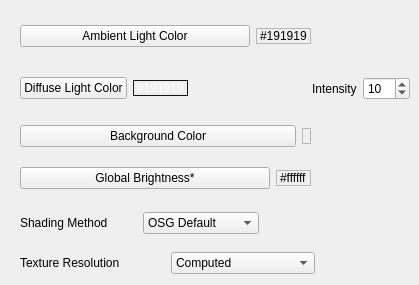
      <widget class="QWidget" name="tab_2">
       <attribute name="title">
        <string>Lighting Controls</string>
       </attribute>
       <widget class="QWidget" name="layoutWidget">
        <property name="geometry">
         <rect>
          <x>20</x>
          <y>70</y>
          <width>390</width>
          <height>37</height>
         </rect>
        </property>
        <layout class="QHBoxLayout" name="horizontalLayout_14">
         <item>
          <widget class="QPushButton" name="diffuseLightButton">
           <property name="text">
            <string>Diffuse Light Color</string>
           </property>
          </widget>
         </item>
         <item>
          <widget class="QLabel" name="diffuseLabel">
           <property name="sizePolicy">
            <sizepolicy hsizetype="Fixed" vsizetype="Fixed">
             <horstretch>0</horstretch>
             <verstretch>0</verstretch>
            </sizepolicy>
           </property>
           <property name="palette">
            <palette>
             <active>
              <colorrole role="WindowText">
               <brush brushstyle="SolidPattern">
                <color alpha="255">
                 <red>255</red>
                 <green>255</green>
                 <blue>255</blue>
                </color>
               </brush>
              </colorrole>
              <colorrole role="Button">
               <brush brushstyle="SolidPattern">
                <color alpha="255">
                 <red>25</red>
                 <green>25</green>
                 <blue>25</blue>
                </color>
               </brush>
              </colorrole>
              <colorrole role="Light">
               <brush brushstyle="SolidPattern">
                <color alpha="255">
                 <red>37</red>
                 <green>37</green>
                 <blue>37</blue>
                </color>
               </brush>
              </colorrole>
              <colorrole role="Midlight">
               <brush brushstyle="SolidPattern">
                <color alpha="255">
                 <red>31</red>
                 <green>31</green>
                 <blue>31</blue>
                </color>
               </brush>
              </colorrole>
              <colorrole role="Dark">
               <brush brushstyle="SolidPattern">
                <color alpha="255">
                 <red>12</red>
                 <green>12</green>
                 <blue>12</blue>
                </color>
               </brush>
              </colorrole>
              <colorrole role="Mid">
               <brush brushstyle="SolidPattern">
                <color alpha="255">
                 <red>16</red>
                 <green>16</green>
                 <blue>16</blue>
                </color>
               </brush>
              </colorrole>
              <colorrole role="Text">
               <brush brushstyle="SolidPattern">
                <color alpha="255">
                 <red>255</red>
                 <green>255</green>
                 <blue>255</blue>
                </color>
               </brush>
              </colorrole>
              <colorrole role="BrightText">
               <brush brushstyle="SolidPattern">
                <color alpha="255">
                 <red>255</red>
                 <green>255</green>
                 <blue>255</blue>
                </color>
               </brush>
              </colorrole>
              <colorrole role="ButtonText">
               <brush brushstyle="SolidPattern">
                <color alpha="255">
                 <red>255</red>
                 <green>255</green>
                 <blue>255</blue>
                </color>
               </brush>
              </colorrole>
              <colorrole role="Base">
               <brush brushstyle="SolidPattern">
                <color alpha="255">
                 <red>0</red>
                 <green>0</green>
                 <blue>0</blue>
                </color>
               </brush>
              </colorrole>
              <colorrole role="Window">
               <brush brushstyle="SolidPattern">
                <color alpha="255">
                 <red>25</red>
                 <green>25</green>
                 <blue>25</blue>
                </color>
               </brush>
              </colorrole>
              <colorrole role="Shadow">
               <brush brushstyle="SolidPattern">
                <color alpha="255">
                 <red>0</red>
                 <green>0</green>
                 <blue>0</blue>
                </color>
               </brush>
              </colorrole>
              <colorrole role="AlternateBase">
               <brush brushstyle="SolidPattern">
                <color alpha="255">
                 <red>12</red>
                 <green>12</green>
                 <blue>12</blue>
                </color>
               </brush>
              </colorrole>
              <colorrole role="ToolTipBase">
               <brush brushstyle="SolidPattern">
                <color alpha="255">
                 <red>255</red>
                 <green>255</green>
                 <blue>220</blue>
                </color>
               </brush>
              </colorrole>
              <colorrole role="ToolTipText">
               <brush brushstyle="SolidPattern">
                <color alpha="255">
                 <red>0</red>
                 <green>0</green>
                 <blue>0</blue>
                </color>
               </brush>
              </colorrole>
             </active>
             <inactive>
              <colorrole role="WindowText">
               <brush brushstyle="SolidPattern">
                <color alpha="255">
                 <red>255</red>
                 <green>255</green>
                 <blue>255</blue>
                </color>
               </brush>
              </colorrole>
              <colorrole role="Button">
               <brush brushstyle="SolidPattern">
                <color alpha="255">
                 <red>25</red>
                 <green>25</green>
                 <blue>25</blue>
                </color>
               </brush>
              </colorrole>
              <colorrole role="Light">
               <brush brushstyle="SolidPattern">
                <color alpha="255">
                 <red>37</red>
                 <green>37</green>
                 <blue>37</blue>
                </color>
               </brush>
              </colorrole>
              <colorrole role="Midlight">
               <brush brushstyle="SolidPattern">
                <color alpha="255">
                 <red>31</red>
                 <green>31</green>
                 <blue>31</blue>
                </color>
               </brush>
              </colorrole>
              <colorrole role="Dark">
               <brush brushstyle="SolidPattern">
                <color alpha="255">
                 <red>12</red>
                 <green>12</green>
                 <blue>12</blue>
                </color>
               </brush>
              </colorrole>
              <colorrole role="Mid">
               <brush brushstyle="SolidPattern">
                <color alpha="255">
                 <red>16</red>
                 <green>16</green>
                 <blue>16</blue>
                </color>
               </brush>
              </colorrole>
              <colorrole role="Text">
               <brush brushstyle="SolidPattern">
                <color alpha="255">
                 <red>255</red>
                 <green>255</green>
                 <blue>255</blue>
                </color>
               </brush>
              </colorrole>
              <colorrole role="BrightText">
               <brush brushstyle="SolidPattern">
                <color alpha="255">
                 <red>255</red>
                 <green>255</green>
                 <blue>255</blue>
                </color>
               </brush>
              </colorrole>
              <colorrole role="ButtonText">
               <brush brushstyle="SolidPattern">
                <color alpha="255">
                 <red>255</red>
                 <green>255</green>
                 <blue>255</blue>
                </color>
               </brush>
              </colorrole>
              <colorrole role="Base">
               <brush brushstyle="SolidPattern">
                <color alpha="255">
                 <red>0</red>
                 <green>0</green>
                 <blue>0</blue>
                </color>
               </brush>
              </colorrole>
              <colorrole role="Window">
               <brush brushstyle="SolidPattern">
                <color alpha="255">
                 <red>25</red>
                 <green>25</green>
                 <blue>25</blue>
                </color>
               </brush>
              </colorrole>
              <colorrole role="Shadow">
               <brush brushstyle="SolidPattern">
                <color alpha="255">
                 <red>0</red>
                 <green>0</green>
                 <blue>0</blue>
                </color>
               </brush>
              </colorrole>
              <colorrole role="AlternateBase">
               <brush brushstyle="SolidPattern">
                <color alpha="255">
                 <red>12</red>
                 <green>12</green>
                 <blue>12</blue>
                </color>
               </brush>
              </colorrole>
              <colorrole role="ToolTipBase">
               <brush brushstyle="SolidPattern">
                <color alpha="255">
                 <red>255</red>
                 <green>255</green>
                 <blue>220</blue>
                </color>
               </brush>
              </colorrole>
              <colorrole role="ToolTipText">
               <brush brushstyle="SolidPattern">
                <color alpha="255">
                 <red>0</red>
                 <green>0</green>
                 <blue>0</blue>
                </color>
               </brush>
              </colorrole>
             </inactive>
             <disabled>
              <colorrole role="WindowText">
               <brush brushstyle="SolidPattern">
                <color alpha="255">
                 <red>12</red>
                 <green>12</green>
                 <blue>12</blue>
                </color>
               </brush>
              </colorrole>
              <colorrole role="Button">
               <brush brushstyle="SolidPattern">
                <color alpha="255">
                 <red>25</red>
                 <green>25</green>
                 <blue>25</blue>
                </color>
               </brush>
              </colorrole>
              <colorrole role="Light">
               <brush brushstyle="SolidPattern">
                <color alpha="255">
                 <red>37</red>
                 <green>37</green>
                 <blue>37</blue>
                </color>
               </brush>
              </colorrole>
              <colorrole role="Midlight">
               <brush brushstyle="SolidPattern">
                <color alpha="255">
                 <red>31</red>
                 <green>31</green>
                 <blue>31</blue>
                </color>
               </brush>
              </colorrole>
              <colorrole role="Dark">
               <brush brushstyle="SolidPattern">
                <color alpha="255">
                 <red>12</red>
                 <green>12</green>
                 <blue>12</blue>
                </color>
               </brush>
              </colorrole>
              <colorrole role="Mid">
               <brush brushstyle="SolidPattern">
                <color alpha="255">
                 <red>16</red>
                 <green>16</green>
                 <blue>16</blue>
                </color>
               </brush>
              </colorrole>
              <colorrole role="Text">
               <brush brushstyle="SolidPattern">
                <color alpha="255">
                 <red>12</red>
                 <green>12</green>
                 <blue>12</blue>
                </color>
               </brush>
              </colorrole>
              <colorrole role="BrightText">
               <brush brushstyle="SolidPattern">
                <color alpha="255">
                 <red>255</red>
                 <green>255</green>
                 <blue>255</blue>
                </color>
               </brush>
              </colorrole>
              <colorrole role="ButtonText">
               <brush brushstyle="SolidPattern">
                <color alpha="255">
                 <red>12</red>
                 <green>12</green>
                 <blue>12</blue>
                </color>
               </brush>
              </colorrole>
              <colorrole role="Base">
               <brush brushstyle="SolidPattern">
                <color alpha="255">
                 <red>25</red>
                 <green>25</green>
                 <blue>25</blue>
                </color>
               </brush>
              </colorrole>
              <colorrole role="Window">
               <brush brushstyle="SolidPattern">
                <color alpha="255">
                 <red>25</red>
                 <green>25</green>
                 <blue>25</blue>
                </color>
               </brush>
              </colorrole>
              <colorrole role="Shadow">
               <brush brushstyle="SolidPattern">
                <color alpha="255">
                 <red>0</red>
                 <green>0</green>
                 <blue>0</blue>
                </color>
               </brush>
              </colorrole>
              <colorrole role="AlternateBase">
               <brush brushstyle="SolidPattern">
                <color alpha="255">
                 <red>25</red>
                 <green>25</green>
                 <blue>25</blue>
                </color>
               </brush>
              </colorrole>
              <colorrole role="ToolTipBase">
               <brush brushstyle="SolidPattern">
                <color alpha="255">
                 <red>255</red>
                 <green>255</green>
                 <blue>220</blue>
                </color>
               </brush>
              </colorrole>
              <colorrole role="ToolTipText">
               <brush brushstyle="SolidPattern">
                <color alpha="255">
                 <red>0</red>
                 <green>0</green>
                 <blue>0</blue>
                </color>
               </brush>
              </colorrole>
             </disabled>
            </palette>
           </property>
           <property name="frameShape">
            <enum>QFrame::StyledPanel</enum>
           </property>
           <property name="text">
            <string>#191919</string>
           </property>
          </widget>
         </item>
         <item>
          <spacer name="horizontalSpacer_7">
           <property name="orientation">
            <enum>Qt::Horizontal</enum>
           </property>
           <property name="sizeHint" stdset="0">
            <size>
             <width>40</width>
             <height>20</height>
            </size>
           </property>
          </spacer>
         </item>
         <item>
          <widget class="QLabel" name="label_18">
           <property name="text">
            <string>Intensity</string>
           </property>
          </widget>
         </item>
         <item>
          <widget class="QSpinBox" name="diffusePowerLevel">
           <property name="minimum">
            <number>0</number>
           </property>
           <property name="maximum">
            <number>100</number>
           </property>
           <property name="value">
            <number>10</number>
           </property>
          </widget>
         </item>
        </layout>
       </widget>
       <widget class="QWidget" name="layoutWidget">
        <property name="geometry">
         <rect>
          <x>20</x>
          <y>20</y>
          <width>291</width>
          <height>32</height>
         </rect>
        </property>
        <layout class="QHBoxLayout" name="horizontalLayout_13">
         <item>
          <widget class="QPushButton" name="ambientLightButton">
           <property name="text">
            <string>Ambient Light Color</string>
           </property>
          </widget>
         </item>
         <item>
          <widget class="QLabel" name="ambientLabel">
           <property name="sizePolicy">
            <sizepolicy hsizetype="Fixed" vsizetype="Fixed">
             <horstretch>0</horstretch>
             <verstretch>0</verstretch>
            </sizepolicy>
           </property>
           <property name="frameShape">
            <enum>QFrame::StyledPanel</enum>
           </property>
           <property name="text">
            <string>#191919</string>
           </property>
          </widget>
         </item>
        </layout>
       </widget>
       <widget class="QWidget" name="layoutWidget_2">
        <property name="geometry">
         <rect>
          <x>20</x>
          <y>120</y>
          <width>291</width>
          <height>32</height>
         </rect>
        </property>
        <layout class="QHBoxLayout" name="horizontalLayout_18">
         <item>
          <widget class="QPushButton" name="backgroundColorButton">
           <property name="text">
            <string>Background Color</string>
           </property>
          </widget>
         </item>
         <item>
          <widget class="QLabel" name="backgroundLabel">
           <property name="sizePolicy">
            <sizepolicy hsizetype="Fixed" vsizetype="Fixed">
             <horstretch>0</horstretch>
             <verstretch>0</verstretch>
            </sizepolicy>
           </property>
           <property name="autoFillBackground">
            <bool>false</bool>
           </property>
           <property name="frameShape">
            <enum>QFrame::StyledPanel</enum>
           </property>
           <property name="text">
            <string/>
           </property>
          </widget>
         </item>
        </layout>
       </widget>
       <widget class="QWidget" name="layoutWidget_4">
        <property name="geometry">
         <rect>
          <x>20</x>
          <y>160</y>
          <width>291</width>
          <height>37</height>
         </rect>
        </property>
        <layout class="QHBoxLayout" name="horizontalLayout_35">
         <item>
          <widget class="QPushButton" name="globalBrightnessButton">
           <property name="toolTip">
            <string>Controls the brighness per screen. Any control with an * in its name is per camera.</string>
           </property>
           <property name="text">
            <string>Global Brightness*</string>
           </property>
          </widget>
         </item>
         <item>
          <widget class="QLabel" name="brightnessLabel">
           <property name="sizePolicy">
            <sizepolicy hsizetype="Fixed" vsizetype="Fixed">
             <horstretch>0</horstretch>
             <verstretch>0</verstretch>
            </sizepolicy>
           </property>
           <property name="frameShape">
            <enum>QFrame::StyledPanel</enum>
           </property>
           <property name="text">
            <string>#ffffff</string>
           </property>
          </widget>
         </item>
        </layout>
       </widget>
       <widget class="QWidget" name="layoutWidget_3">
        <property name="geometry">
         <rect>
          <x>20</x>
          <y>210</y>
          <width>239</width>
          <height>26</height>
         </rect>
        </property>
        <layout class="QHBoxLayout" name="horizontalLayout_50">
         <item>
          <widget class="QLabel" name="label_30">
           <property name="text">
            <string>Shading Method</string>
           </property>
          </widget>
         </item>
         <item>
          <widget class="QComboBox" name="shaderComboBox">
           <item>
            <property name="text">
             <string>OSG Default</string>
            </property>
           </item>
           <item>
            <property name="text">
             <string>Per Vertex</string>
            </property>
           </item>
           <item>
            <property name="text">
             <string>Per Pixel</string>
            </property>
           </item>
          </widget>
         </item>
        </layout>
       </widget>
       <widget class="QWidget" name="layoutWidget_5">
        <property name="geometry">
         <rect>
          <x>20</x>
          <y>250</y>
          <width>295</width>
          <height>26</height>
         </rect>
        </property>
        <layout class="QHBoxLayout" name="horizontalLayout_71">
         <item>
          <widget class="QLabel" name="label_44">
           <property name="toolTip">
            <string>&quot;Computed&quot; is the nearest power of two of the long dimension of the display</string>
           </property>
           <property name="text">
            <string>Texture Resolution</string>
           </property>
          </widget>
         </item>
         <item>
          <widget class="QComboBox" name="textureResComboBox">
           <item>
            <property name="text">
             <string>Computed</string>
            </property>
           </item>
           <item>
            <property name="text">
             <string>1024</string>
            </property>
           </item>
           <item>
            <property name="text">
             <string>2048</string>
            </property>
           </item>
           <item>
            <property name="text">
             <string>4096</string>
            </property>
           </item>
           <item>
            <property name="text">
             <string>8192</string>
            </property>
           </item>
          </widget>
         </item>
        </layout>
       </widget>
      </widget>
